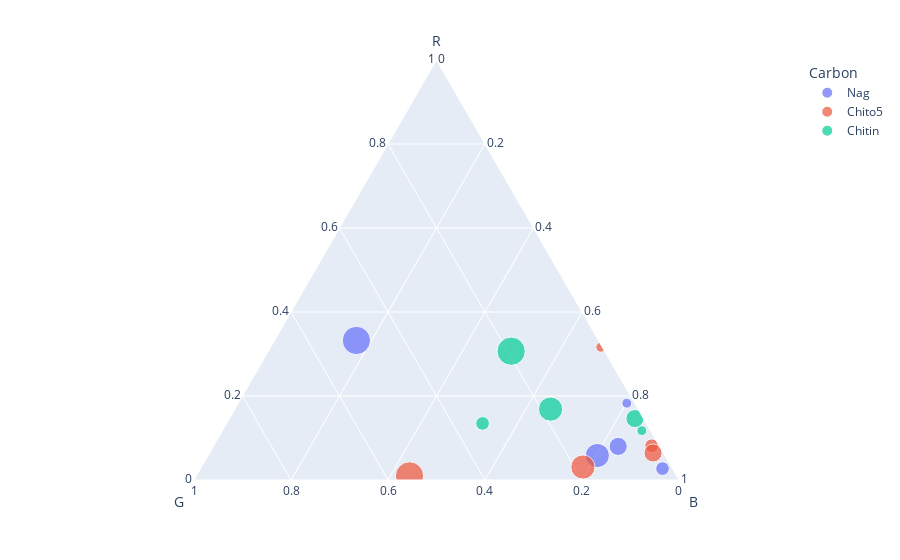

The cell this chart's notebook holds for it:
### Code cell
fig = px.scatter_ternary(pop_den_df[pop_den_df["Rep"] == "rep1"], a='R', b='G', c='B',
    size="Time", color="Carbon")
fig.write_image("results/rep1.pdf")
fig.show()

### Figure 1 — Plotly figure (JSON) as saved in the notebook; plotly's stock layout.template omitted (floating-point values rounded to 4 significant figures)
{"data": [{"a": [0.3738, 0.1829, 0.02713, 0.08001, 0.05835, 0.3322], "b": [0.01326, 0.01618, 0.02043, 0.08533, 0.1392, 0.4991], "c": [0.613, 0.801, 0.9524, 0.8347, 0.8025, 0.1687], "hovertemplate": "Carbon=Nag<br>R=%{a}<br>G=%{b}<br>B=%{c}<br>Time=%{marker.size}<extra></extra>", "legendgroup": "Nag", "marker": {"color": "#636efa", "size": [0, 11, 21, 37, 66, 90], "sizemode": "area", "sizeref": 0.225, "symbol": "circle"}, "mode": "markers", "name": "Nag", "showlegend": true, "subplot": "ternary", "type": "scatterternary"}, {"a": [0.1396, 0.3161, 0.0816, 0.06433, 0.03086, 0.009731], "b": [0.07448, 0.003196, 0.01559, 0.02132, 0.1826, 0.5507], "c": [0.786, 0.6807, 0.9028, 0.9144, 0.7865, 0.4395], "hovertemplate": "Carbon=Chito5<br>R=%{a}<br>G=%{b}<br>B=%{c}<br>Time=%{marker.size}<extra></extra>", "legendgroup": "Chito5", "marker": {"color": "#EF553B", "size": [0, 11, 21, 37, 66, 90], "sizemode": "area", "sizeref": 0.225, "symbol": "circle"}, "mode": "markers", "name": "Chito5", "showlegend": true, "subplot": "ternary", "type": "scatterternary"}, {"a": [0.2994, 0.1174, 0.1347, 0.1463, 0.1688, 0.3066], "b": [0.02892, 0.01792, 0.3377, 0.01768, 0.1804, 0.1927], "c": [0.6716, 0.8646, 0.5277, 0.836, 0.6508, 0.5006], "hovertemplate": "Carbon=Chitin<br>R=%{a}<br>G=%{b}<br>B=%{c}<br>Time=%{marker.size}<extra></extra>", "legendgroup": "Chitin", "marker": {"color": "#00cc96", "size": [0, 11, 21, 37, 66, 90], "sizemode": "area", "sizeref": 0.225, "symbol": "circle"}, "mode": "markers", "name": "Chitin", "showlegend": true, "subplot": "ternary", "type": "scatterternary"}], "layout": {"legend": {"itemsizing": "constant", "title": {"text": "Carbon"}, "tracegroupgap": 0}, "margin": {"t": 60}, "ternary": {"aaxis": {"title": {"text": "R"}}, "baxis": {"title": {"text": "G"}}, "caxis": {"title": {"text": "B"}}, "domain": {"x": [0, 1], "y": [0, 1]}}}}
